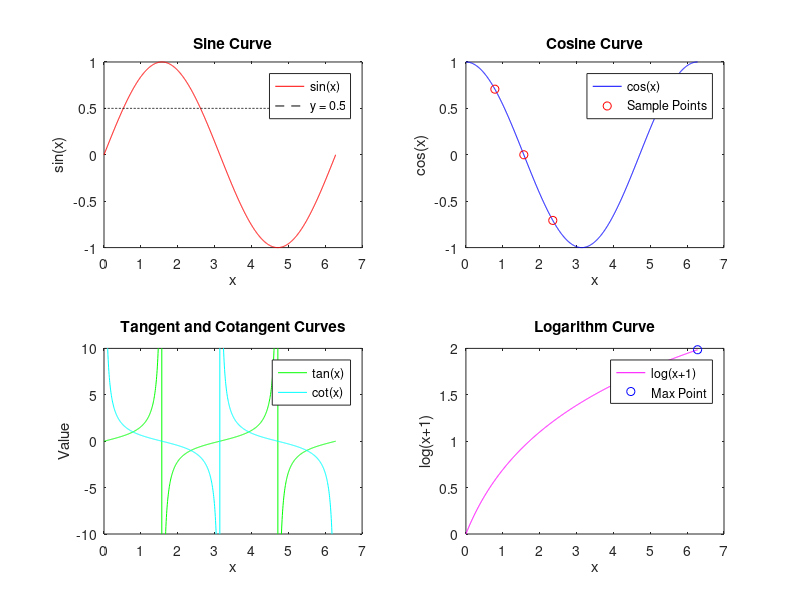

This figure's MATLAB source:
%% uglyPlot

% Define x values
x = linspace(0, 2*pi, 1000);

% Define y values for various functions
y1 = sin(x);
y2 = cos(x);
y3 = tan(x);
y4 = log(x + 1); % Adding 1 to avoid negative values and log(0)
y_cot = cot(x); % Cotangent values

% Create a new figure
figure;

% First subplot: sine curve
subplot(2, 2, 1);
plot(x, y1, 'r'); 
hold on; % Keep the current plot and add new plots to it
plot(x, 0.5*ones(size(x)), 'k--'); % Dashed line at y = 0.5
title('Sine Curve');
xlabel('x');
ylabel('sin(x)');
legend('sin(x)', 'y = 0.5');

% Second subplot: cosine curve
subplot(2, 2, 2);
plot(x, y2, 'b'); 
hold on;
% Sample points
x_points = [pi/4, pi/2, 3*pi/4];
y_points = cos(x_points);
plot(x_points, y_points, 'ro'); % red circles
title('Cosine Curve');
xlabel('x');
ylabel('cos(x)');
legend('cos(x)', 'Sample Points');

% Third subplot: tangent and cotangent curves
subplot(2, 2, 3);
plot(x, y3, 'g'); 
hold on;
plot(x, y_cot, 'c'); % Cyan color for cotangent
ylim([-10, 10]);
title('Tangent and Cotangent Curves');
xlabel('x');
ylabel('Value');
legend('tan(x)', 'cot(x)');

% Fourth subplot: logarithm curve
subplot(2, 2, 4);
plot(x, y4, 'm');
hold on;
% Point at the maximum value of the logarithm curve
[max_y4, idx_max] = max(y4);
plot(x(idx_max), max_y4, 'bo'); % blue circle
title('Logarithm Curve');
xlabel('x');
ylabel('log(x+1)');
legend('log(x+1)', 'Max Point');
